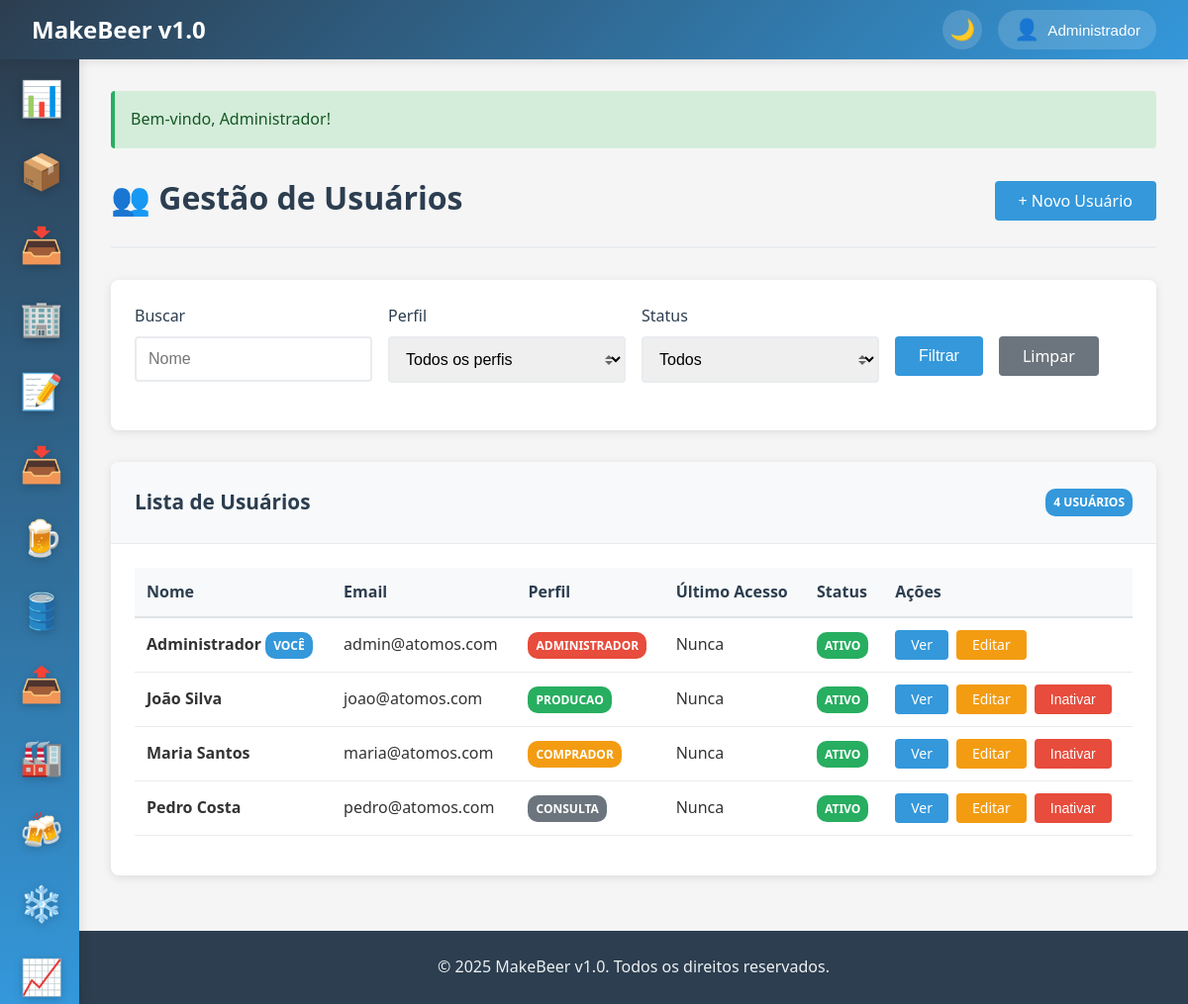
/usuarios (signed in), run on the app's committed database.
### tables this page shows
CREATE TABLE IF NOT EXISTS usuarios (
    id INT AUTO_INCREMENT PRIMARY KEY,
    nome VARCHAR(100) NOT NULL,
    email VARCHAR(100) UNIQUE NOT NULL,
    senha VARCHAR(255) NOT NULL,
    perfil ENUM('administrador', 'producao', 'consulta', 'comprador') NOT NULL DEFAULT 'consulta',
    ativo BOOLEAN DEFAULT TRUE,
    ultimo_acesso DATETIME,
    created_at TIMESTAMP DEFAULT CURRENT_TIMESTAMP,
    updated_at TIMESTAMP DEFAULT CURRENT_TIMESTAMP ON UPDATE CURRENT_TIMESTAMP,
    INDEX idx_email (email),
    INDEX idx_perfil (perfil)
);

### app/controllers/BaseController.php (called while the page is built, shortened)
<?php
class BaseController {
    protected function view($view, $data = []) {
        extract($data);
        $viewPath = __DIR__ . '/../views/' . $view . '.php';
        require_once $viewPath;
    }
    protected function getGet($key, $default = '') {
        if (!isset($_GET[$key])) {
            return $default;
        }
        return trim($_GET[$key]);
    }
}
?>

### app/controllers/UsuariosController.php (called while the page is built, shortened)
<?php
require_once 'BaseController.php';
class UsuariosController extends BaseController {
    private $model;
    public function __construct() {
        $this->model = new User();
    }
    public function index() {
        $filters = [
            'nome' => $this->getGet('nome'),
            'perfil' => $this->getGet('perfil'),
            'ativo' => $this->getGet('ativo')
        ];
        if (empty(array_filter($filters))) {
            $filters['ativo'] = '1';
        }
        $usuarios = $this->model->search($filters);
        $this->view('usuarios/index', ['usuarios' => $usuarios, 'filters' => $filters]);
    }
}
?>

### app/helpers/functions.php (called while the page is built, shortened)
<?php
function getFlashMessage($type) {
    if (isset($_SESSION['flash'][$type])) {
        $message = $_SESSION['flash'][$type];
        return $message;
    }
    return null;
}
function isLoggedIn() {
    return isset($_SESSION['user_id']);
}
function getCurrentUser() {
    return $_SESSION['user_data'] ?? null;
}
function hasPermission($permission) {
    $user = getCurrentUser();
    if ($user['perfil'] === 'administrador') return true;
    $permissions = [
        'producao' => ['entrada_estoque', 'registro_producao', 'consulta_estoque'],
        'consulta' => ['consulta_estoque', 'relatorios'],
        'comprador' => ['entrada_estoque', 'gestao_fornecedores', 'consulta_estoque']
    ];
    return in_array($permission, $permissions[$user['perfil']] ?? []);
}
?>

### app/config/database.php (called while the page is built, shortened)
<?php
class Database {
    private static $instance = null;
    private $connection;
    private function __construct() {
        try {
            $dsn = "mysql:host=" . DB_HOST . ";dbname=" . DB_NAME . ";charset=" . DB_CHARSET;
            $options = [
                PDO::ATTR_ERRMODE => PDO::ERRMODE_EXCEPTION,
                PDO::ATTR_DEFAULT_FETCH_MODE => PDO::FETCH_ASSOC,
                PDO::ATTR_EMULATE_PREPARES => false,
            ];
            $this->connection = new PDO($dsn, DB_USER, DB_PASS, $options);
        } catch (PDOException $e) {
            die("Erro na conexão com o banco de dados: " . $e->getMessage());
        }
    }
    public static function getInstance() {
        if (self::$instance === null) {
            self::$instance = new self();
        }
        return self::$instance;
    }
    public function query($sql, $params = []) {
        try {
            $stmt = $this->connection->prepare($sql);
            $stmt->execute($params);
            return $stmt;
        } catch (PDOException $e) {
            error_log("Erro na query: " . $e->getMessage());
            throw $e;
        }
    }
    public function fetchAll($sql, $params = []) {
        $stmt = $this->query($sql, $params);
        return $stmt->fetchAll();
    }
}
?>

### app/models/User.php (called while the page is built, shortened)
<?php
require_once 'BaseModel.php';
class User extends BaseModel {
    protected $table = 'usuarios';
    public function search($filters = []) {
        $where = [];
        $params = [];
        if (isset($filters['ativo'])) {
            $where[] = "ativo = ?";
            $params[] = $filters['ativo'];
        }
        $whereClause = !empty($where) ? implode(' AND ', $where) : null;
        $sql = "SELECT id, nome, email, perfil, ativo, ultimo_acesso, created_at FROM {$this->table}";
        if ($whereClause) {
            $sql .= " WHERE {$whereClause}";
        }
        $sql .= " ORDER BY nome";
        return $this->db->fetchAll($sql, $params);
    }
}
?>

### app/models/BaseModel.php (called while the page is built, shortened)
<?php
abstract class BaseModel {
    public function __construct() {
        $this->db = Database::getInstance();
    }
}
?>

### app/views/usuarios/index.php (the view, shortened to what this page needs)
<?php
$activeMenu = 'usuarios';
include 'app/views/layouts/header.php';
?>
<div class="page-header d-flex justify-content-between align-items-center">
    <h1 class="page-title">👥 Gestão de Usuários</h1>
    <div class="page-actions">
        <a href="/usuarios/create" class="btn btn-primary">+ Novo Usuário</a>
    </div>
</div>
<div class="card mb-4">
    <div class="card-body">
        <form method="GET" action="/usuarios" class="row">
            <div class="col col-3">
                <div class="form-group">
                    <label class="form-label">Buscar</label>
                    <input type="text" name="nome" class="form-control" placeholder="Nome" value="<?= $_GET['nome'] ?? '' ?>">
                </div>
            </div>
            <div class="col col-3">
                <div class="form-group">
                    <label class="form-label">Perfil</label>
                    <select name="perfil" class="form-control form-select">
                        <option value="">Todos os perfis</option>
                    </select>
                </div>
            </div>
            <div class="col col-3">
                <div class="form-group">
                    <label class="form-label">Status</label>
                    <select name="ativo" class="form-control form-select">
                        <option value="" <?= ($_GET['ativo'] ?? '') === '' ? 'selected' : '' ?>>Todos</option>
                    </select>
                </div>
            </div>
            <div class="col col-3">
                <div class="form-group">
                    <label class="form-label">&nbsp;</label>
                    <div class="d-flex gap-2">
                        <button type="submit" class="btn btn-primary">Filtrar</button>
                        <a href="/usuarios" class="btn btn-secondary">Limpar</a>
                    </div>
                </div>
            </div>
        </form>
    </div>
</div>
<div class="card">
    <div class="card-header d-flex justify-content-between align-items-center">
        <h3 class="card-title">Lista de Usuários</h3>
        <span class="badge badge-info"><?= count($usuarios) ?> usuários</span>
    </div>
    <div class="card-body">
        <?php if (empty($usuarios)): ?>
            <div class="alert alert-info">
                Nenhum usuário encontrado. <a href="/usuarios/create">Cadastre o primeiro usuário</a>.
            </div>
        <?php else: ?>
            <table class="table table-striped">
                <thead>
                    <tr>
                        <th>Nome</th>
                        <th>Email</th>
                        <th>Perfil</th>
                        <th>Último Acesso</th>
                        <th>Status</th>
                        <th>Ações</th>
                    </tr>
                </thead>
                <tbody>
                    <?php foreach ($usuarios as $usuario): ?>
                    <tr>
                        <td>
                            <strong><?= $usuario['nome'] ?></strong>
                            <?php if ($usuario['id'] == getCurrentUser()['id']): ?>
                                <span class="badge badge-info">Você</span>
                            <?php endif; ?>
                        </td>
                        <td><?= $usuario['email'] ?></td>
                        <td>
                            <?php
                            $perfilClass = match($usuario['perfil']) {
                                'administrador' => 'danger',
                                'producao' => 'success',
                                'comprador' => 'warning',
                                'consulta' => 'secondary',
                                default => 'secondary'
                            };
                            ?>
                            <span class="badge badge-<?= $perfilClass ?>"><?= ucfirst($usuario['perfil']) ?></span>
                        </td>
                        <td><?= $usuario['ultimo_acesso'] ? formatDateTime($usuario['ultimo_acesso']) : 'Nunca' ?></td>
                        <td>
                            <?php if ($usuario['ativo']): ?>
                                <span class="badge badge-success">Ativo</span>
                            <?php else: ?>
                                <span class="badge badge-secondary">Inativo</span>
                            <?php endif; ?>
                        </td>
                        <td>
                            <div class="d-flex gap-1">
                                <a href="/usuarios/viewUsuario?id=<?= $usuario['id'] ?>" class="btn btn-sm btn-primary">Ver</a>
                                <a href="/usuarios/edit?id=<?= $usuario['id'] ?>" class="btn btn-sm btn-warning">Editar</a>
                                <?php if ($usuario['id'] != getCurrentUser()['id']): ?>
                                    <form method="POST" action="/usuarios/delete" style="display: inline;" onsubmit="return confirm('Tem certeza que deseja inativar este usuário?');">
                                        <button type="submit" class="btn btn-sm btn-danger">Inativar</button>
                                    </form>
                                <?php endif; ?>
                            </div>
                        </td>
                    </tr>
                    <?php endforeach; ?>
                </tbody>
            </table>
        <?php endif; ?>
    </div>
</div>
<?php include 'app/views/layouts/footer.php'; ?>

### app/views/layouts/header.php (shortened to what this page needs)
<!DOCTYPE html>
<html lang="pt-BR">
<head>
    <link rel="stylesheet" href="/public/css/style.css">
</head>
<body>
    <div class="wrapper">
        <?php if (isLoggedIn()): ?>
            <header class="header">
                <div class="header-content">
                    <a href="/dashboard" class="logo">
                        <?= APP_NAME ?>
                    </a>
                    <div class="user-info">
                        <?php $user = getCurrentUser(); ?>
                        <button class="theme-toggle" id="themeToggle" title="Alternar tema">
                            <span class="theme-icon">🌙</span>
                        </button>
                        <div class="user-menu">
                            <button class="user-menu-toggle" id="userMenuToggle">
                                <span class="user-icon">👤</span>
                                <span class="user-name"><?= htmlspecialchars($user['nome']) ?></span>
                            </button>
                        </div>
                    </div>
                </div>
            </header>
            <aside class="sidebar">
                <ul class="sidebar-menu">
                    <li class="sidebar-item">
                        <a href="/dashboard" class="sidebar-link <?= $activeMenu === 'dashboard' ? 'active' : '' ?>" data-tooltip="Dashboard">
                            <span class="sidebar-icon">📊</span>
                        </a>
                    </li>
                    <?php if (hasPermission('entrada_estoque')): ?>
                    <li class="sidebar-item">
                        <a href="/insumos" class="sidebar-link <?= $activeMenu === 'insumos' ? 'active' : '' ?>" data-tooltip="Insumos">
                            <span class="sidebar-icon">📦</span>
                        </a>
                    </li>
                    <li class="sidebar-item">
                        <a href="/entradas" class="sidebar-link <?= $activeMenu === 'entradas' ? 'active' : '' ?>" data-tooltip="Entradas">
                            <span class="sidebar-icon">📥</span>
                        </a>
                    </li>
                    <?php endif; ?>
                    <?php if (hasPermission('gestao_fornecedores')): ?>
                    <li class="sidebar-item">
                        <a href="/fornecedores" class="sidebar-link <?= $activeMenu === 'fornecedores' ? 'active' : '' ?>" data-tooltip="Fornecedores">
                            <span class="sidebar-icon">🏢</span>
                        </a>
                    </li>
                    <?php endif; ?>
                    <?php if (hasPermission('registro_producao')): ?>
                    <li class="sidebar-item">
                        <a href="/receitas" class="sidebar-link <?= $activeMenu === 'receitas' ? 'active' : '' ?>" data-tooltip="Receitas">
                            <span class="sidebar-icon">📝</span>
                        </a>
                    </li>
                    <?php if (getCurrentUser()['perfil'] === 'administrador'): ?>
                    <li class="sidebar-item">
                        <a href="/import" class="sidebar-link <?= $activeMenu === 'import' ? 'active' : '' ?>" data-tooltip="Importar Receitas">
                            <span class="sidebar-icon">📥</span>
                        </a>
                    </li>
                    <?php endif; ?>
                    <li class="sidebar-item">
                        <a href="/producao" class="sidebar-link <?= $activeMenu === 'producao' ? 'active' : '' ?>" data-tooltip="Produção">
                            <span class="sidebar-icon">🍺</span>
                        </a>
                    </li>
                    <li class="sidebar-item">
                        <a href="/envase" class="sidebar-link <?= $activeMenu === 'envase' ? 'active' : '' ?>" data-tooltip="Envase">
                            <span class="sidebar-icon">🛢️</span>
                        </a>
                    </li>
                    <li class="sidebar-item">
                        <a href="/saidabarril" class="sidebar-link <?= $activeMenu === 'saidabarril' ? 'active' : '' ?>" data-tooltip="Saída de Barril">
                            <span class="sidebar-icon">📤</span>
                        </a>
                    </li>
                    <li class="sidebar-item">
                        <a href="/estoque" class="sidebar-link <?= $activeMenu === 'estoque' ? 'active' : '' ?>" data-tooltip="Estoque">
                            <span class="sidebar-icon">🏭</span>
                        </a>
                    </li>
                    <li class="sidebar-item">
                        <a href="/produtos" class="sidebar-link <?= $activeMenu === 'produtos' ? 'active' : '' ?>" data-tooltip="Produtos">
                            <span class="sidebar-icon">🍻</span>
                        </a>
                    </li>
                    <li class="sidebar-item">
                        <a href="/camarafria" class="sidebar-link <?= $activeMenu === 'camarafria' ? 'active' : '' ?>" data-tooltip="Câmara Fria">
                            <span class="sidebar-icon">❄️</span>
                        </a>
                    </li>
                    <?php endif; ?>
                    <?php if (hasPermission('relatorios')): ?>
                    <li class="sidebar-item">
                        <a href="/relatorios" class="sidebar-link <?= $activeMenu === 'relatorios' ? 'active' : '' ?>" data-tooltip="Relatórios">
                            <span class="sidebar-icon">📈</span>
                        </a>
                    </li>
                    <?php endif; ?>
                </ul>
            </aside>
        <?php endif; ?>
        <main class="main-content">
            <div class="container">
                <?php
                foreach (['success', 'error', 'warning', 'info'] as $type) {
                    $message = getFlashMessage($type);
                    if ($message) {
                        echo "<div class='alert alert-{$type}'>{$message}</div>";
                    }
                }
                ?>

### data on the page
usuarios: nome "Administrador", shows "VOCÊ", email "admin@atomos.com", perfil "ADMINISTRADOR", shows "Nunca", ativo "ATIVO"
usuarios: nome "João Silva", email "joao@atomos.com", perfil "PRODUCAO", shows "Nunca", ativo "ATIVO"
usuarios: nome "Maria Santos", email "maria@atomos.com", perfil "COMPRADOR", shows "Nunca", ativo "ATIVO"
usuarios: nome "Pedro Costa", email "pedro@atomos.com", perfil "CONSULTA", shows "Nunca", ativo "ATIVO"

### other printed values
APP_NAME "MakeBeer v1.0"
$message "Bem-vindo, Administrador!"
count($usuarios) "4"
